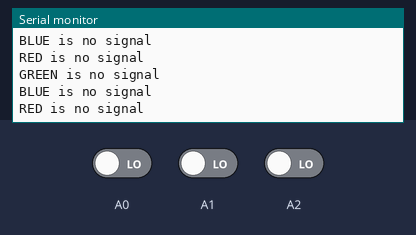
The sketch below on a simulated Arduino Uno, built with avr-gcc and run on an emulated ATmega328P. Parts: the last lines printed to the serial monitor. Inputs (shaded band) come from the test bench; at power-on: A0 LOW, A1 LOW, A2 LOW. No radio packets arrive unless stated.

Above: at 2.0 s.
2.1 s: A0 driven HIGH
At 2.56 s:
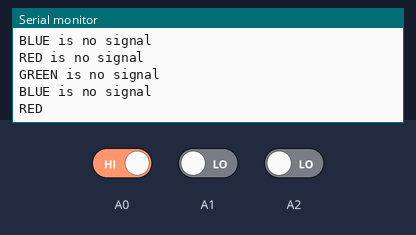
4.5 s: A1 driven HIGH
At 5.17 s:
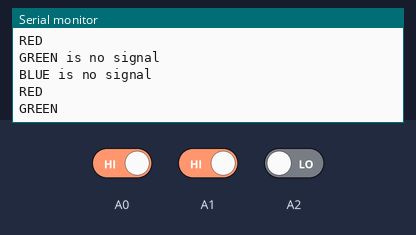
7.1 s: A2 driven HIGH
At 7.79 s:
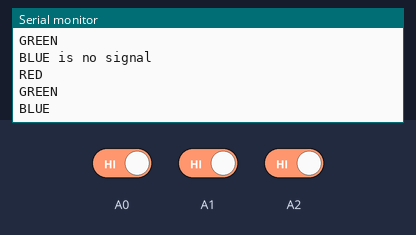

The sketch:

nRF_Write.ino
```cpp
#include <SPI.h>
#include <nRF24L01.h>
#include <RF24.h>

RF24 radio(7, 8); // SPI 버스에 nRF24L01 라디오를 설정하기 위해 CE, CSN를 선언.
const byte address[6] = "00001"; //주소값을 5가지 문자열로 변경할 수 있으며, 송신기와 수신기가 동일한 주소로 해야됨.
void setup() {
  Serial.begin(9600);
  radio.begin();
  radio.openWritingPipe(address); //이전에 설정한 5글자 문자열인 데이터를 보낼 수신의 주소를 설정
  radio.setPALevel(RF24_PA_MIN); //전원공급에 관한 파워레벨을 설정합니다. 모듈 사이가 가까우면 최소로 설정합니다.

//거리가 가까운 순으로 RF24_PA_MIN / RF24_PA_LOW / RF24_PA_HIGH / RF24_PA_MAX 등으로 설정할 수 있습니다.

//높은 레벨(거리가 먼 경우)은 작동하는 동안 안정적인 전압을 가지도록 GND와 3.3V에 바이패스 커패시터 사용을 권장함.

  radio.stopListening();  //모듈을 송신기로 설정
}
void loop() {
  int sensorValue_1 = digitalRead(A0);
  int sensorValue_2 = digitalRead(A1);
  int sensorValue_3 = digitalRead(A2);

  if(sensorValue_1 == 1){
    //const char text[] = "RED";
    int text = 11;
    radio.write(&text, sizeof(text)); //해당 메시지를 수신자에게 보냄
    Serial.println("RED");
    delay(200);
  }else{
    Serial.println("RED is no signal");
    delay(200);
  }
////////////////////
  if(sensorValue_2 == 1){
    //const char text[] = "GREEN";
    int text = 22;
    radio.write(&text, sizeof(text)); //해당 메시지를 수신자에게 보냄
    Serial.println("GREEN");
    delay(200);
  }else{
    Serial.println("GREEN is no signal");
    delay(200);
  }
//////////////////
  if(sensorValue_3 == 1){
    //const char text[] = "BLUE";
    int text = 33;
    radio.write(&text, sizeof(text)); //해당 메시지를 수신자에게 보냄
    Serial.println("BLUE");
    delay(200);
  }else{
    Serial.println("BLUE is no signal");
    delay(200);
  }
  Serial.println("");
}
```

Measured:
- after the input at 2.1 s, the serial monitor: prints a new line after 0.31 s (image 1)
- after the input at 4.5 s, the serial monitor: prints a new line after 0.52 s (image 2)
- after the input at 7.1 s, the serial monitor: prints a new line after 0.53 s (image 3)
